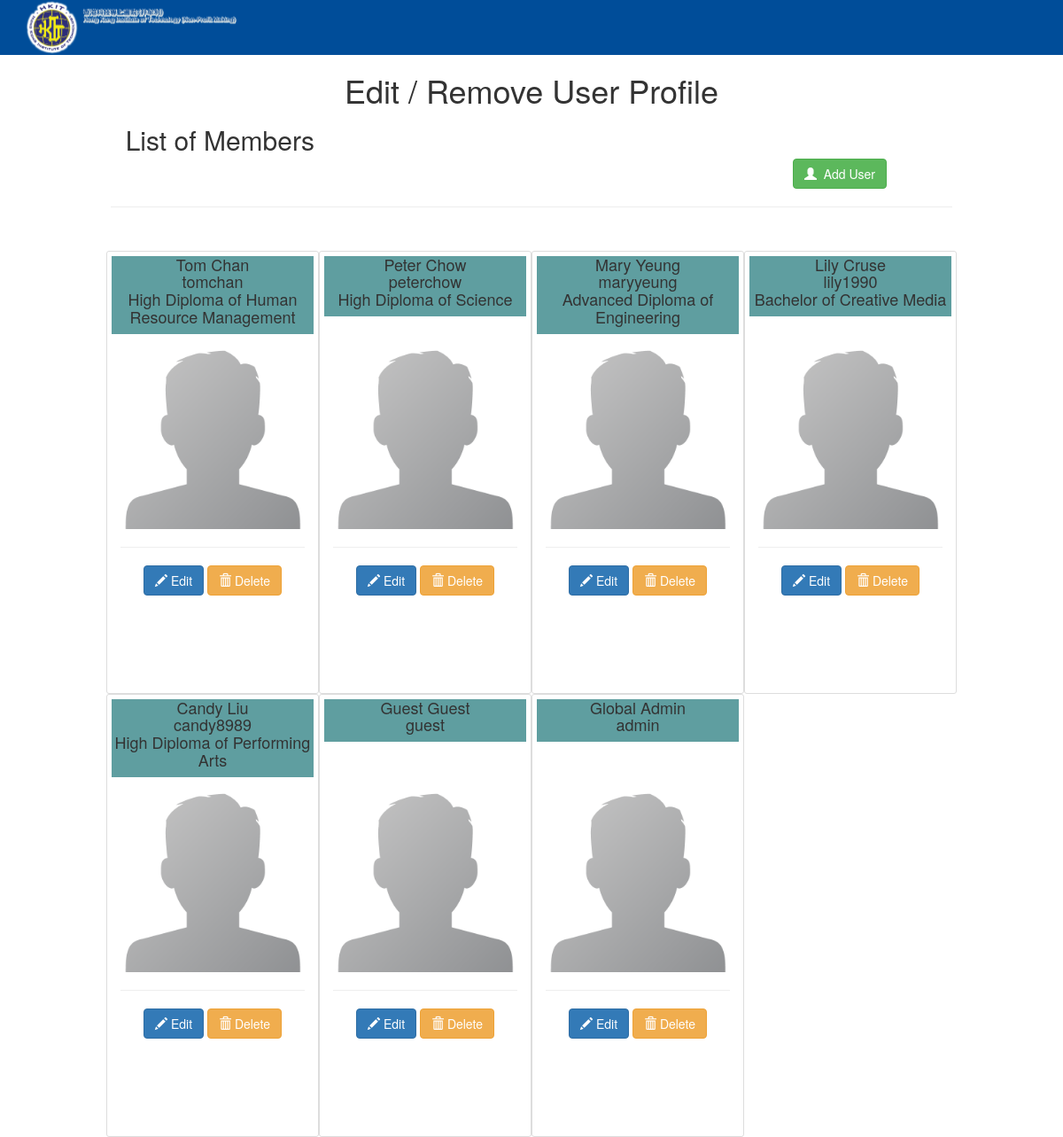
Page /edituser.php (signed in) on the earlier database version.
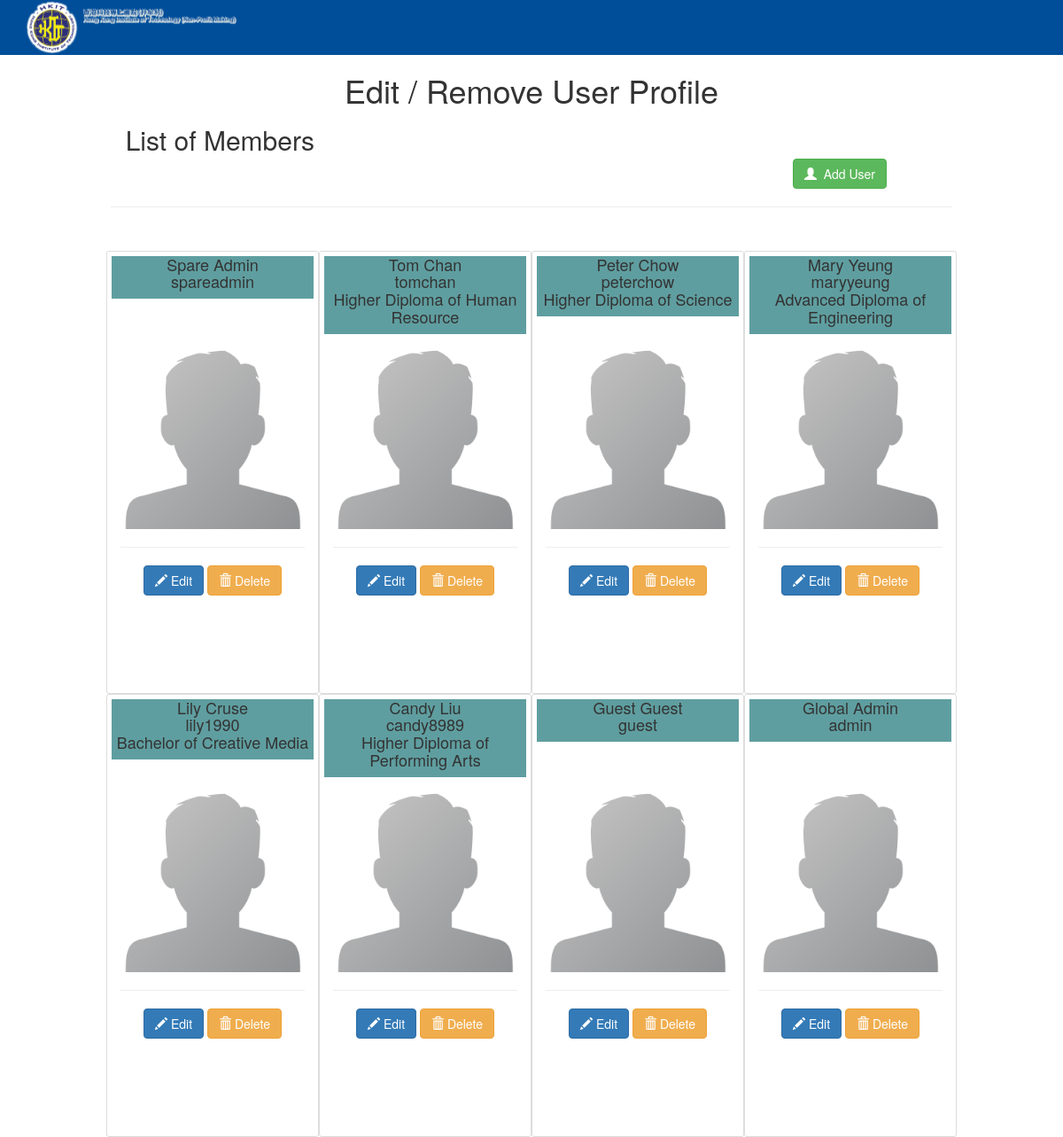
Same page on the later database version.
### tables this page shows
CREATE TABLE `user_profile` (
  `PID` int(11) NOT NULL,
  `username` varchar(20) NOT NULL,
  `firstname` varchar(20) NOT NULL,
  `midname` varchar(20) DEFAULT NULL,
  `lastname` varchar(20) NOT NULL,
  `department_name` varchar(50) NOT NULL,
  `course_name` varchar(100) NOT NULL,
  `grad_year` int(4) NOT NULL,
  `self_intro` varchar(200) DEFAULT NULL,
  `show_profile` tinyint(1) NOT NULL
);

### edituser.php (the view, shortened to what this page needs)
<?php
		$DB_HOST = 'localhost';
		$DB_USER = 'admin';
		$DB_PASS = 'adminpassword';
		$DB_NAME = 'showcasedb';
		try{
			$DB_con = new PDO("mysql:host={$DB_HOST};dbname={$DB_NAME}",$DB_USER,$DB_PASS);
			$DB_con->setAttribute(PDO::ATTR_ERRMODE, PDO::ERRMODE_EXCEPTION);
		}
		catch(PDOException $e){
			echo $e->getMessage();
		}
?>
<!DOCTYPE html>
<html>
<head>
<link rel="stylesheet" href="https://cdn.jsdelivr.net/npm/bulma@0.9.4/css/bulma.min.css">
<link rel="stylesheet" href="bootstrap/css/bootstrap.min.css">
</head>
<header>
&emsp;&emsp;<a href="admin_page.php"><img src="img/logo.svg" width="250" height="180"></a>
</header>
<body>
<div class="container">
<h1 align="center">Edit / Remove User Profile</h1>
	<div class="page-header">
    	<h1 class="h2">&nbsp; List of Members<a class="btn btn-success" href="adduser.php" style="margin-left: 770px;"><span class="glyphicon glyphicon-user"></span>&nbsp; Add User</a></h1><hr>
    </div>
<div class="row">
<?php
	$stmt = $DB_con->prepare('SELECT PID, username, firstname, lastname, course_name FROM user_profile ORDER BY PID DESC');
	$stmt->execute();
if($stmt->rowCount() > 0)
{
	while($row=$stmt->fetch(PDO::FETCH_ASSOC))
	{
		extract($row);
		?>
		<div class="col-xs-3" style="height: 500px">
			<div style="height: 100px"><h4 class="page-header" style="background-color:cadetblue" align="center"><?php echo $firstname." ".$lastname."<br>".$username."<br>".$course_name; ?></h3></div>
			<img src="img/profile_pic.png" class="img-responsive" /><hr>
			<p class="page-header" align="center">
			<span>
			<a class="btn btn-primary" href="edituserform.php?edit_id=<?php echo $row['username']; ?>"><span class="glyphicon glyphicon-pencil"></span> Edit</a>
			<a class="btn btn-warning" href="?delete_id=<?php echo $row['username']; ?>" title="click for delete" onclick="return confirm('Are You Sure You Want To Delete This User?')"><span class="glyphicon glyphicon-trash"></span> Delete</a>
			</span>
			</p>
		</div>
		<?php
	}
}
?>
</div>
</div>
</body>
</html>

### edituser.php (style rules this page uses)
header { background-color: #004d99; width: 100%; }

Differences in the rows shown:
added user_profile: firstname "Spare", lastname "Admin", username "spareadmin"
changed user_profile "Tom": course_name "High Diploma of Human Resource Management" → "Higher Diploma of Human Resource"
changed user_profile "Peter": course_name "High Diploma of Science" → "Higher Diploma of Science"
changed user_profile "Candy": course_name "High Diploma of Performing Arts" → "Higher Diploma of Performing Arts"
